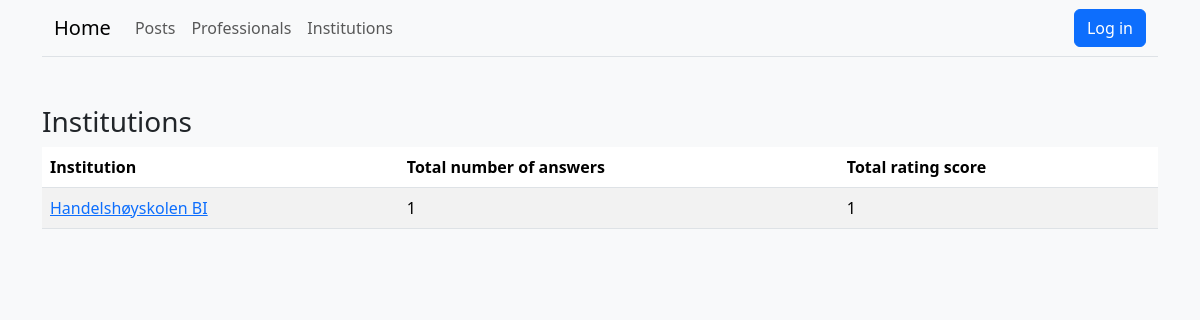
The page /institutions/ on the database as committed earlier.
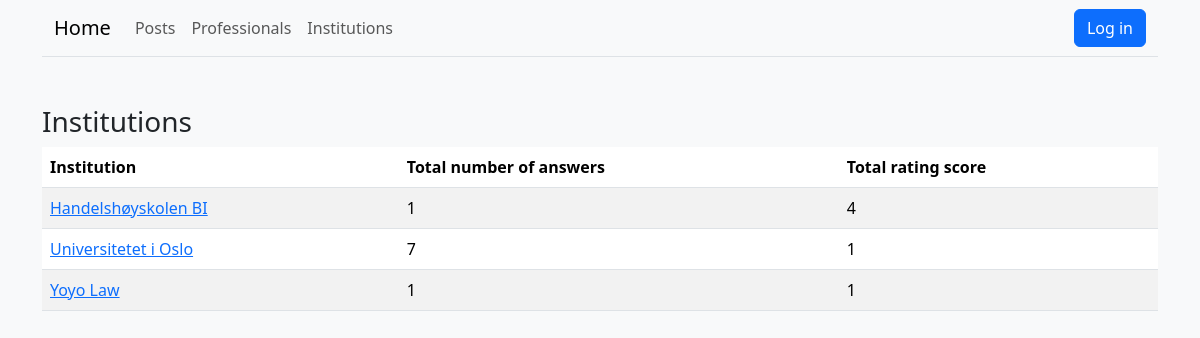
The same page on the database as committed later.
### profile_page/models.py (models this page shows)
class InstitutionProfile(models.Model):
    user = models.OneToOneField(User, on_delete=models.CASCADE, related_name="institution_profile")
    professionals = models.ManyToManyField(ProfessionalProfile, related_name="institutions", blank=True)

### accounts/models.py (models this page shows, shortened)
class User(AbstractUser):
    class Role(models.TextChoices):
        USER = ("user", "User")
        PROFESSIONAL = ("professional", "Professional")
        INSTITUTION = ("institution", "Institution")
    account_type = models.CharField(max_length=20, choices=Role.choices)

### core/views.py (the view)
# urls.py: path("institutions/", views.institutions_view, name="institutions_list")
def institutions_view(request):
    institutions = InstitutionProfile.objects.annotate(
        total_ratings=Coalesce(Sum("professionals__answers__ratings__value"), Value(0)),
        answer_count=Coalesce(Count("professionals__answers", distinct=True), Value(0))
    ).order_by("-total_ratings", "-answer_count")
    context = {
        "title" : "Professionals",
        "institutions" : institutions
    }
    return render(request, "core/institutions.html", context=context)

### core/templates/core/institutions.html
{% extends "base.html" %}
{% block content %}
<h3>Institutions</h3>
<table class="table table-striped">
    <thead>
        <tr>
            <th>Institution</th>
            <th>Total number of answers</th>
            <th>Total rating score</th>
        </tr>
    </thead>
    <tbody>
        {% for inst in institutions %}
            <tr>
                <td><a href="{% url 'view_profile' inst.user.id %}">{{ inst.user.first_name }}</a></td>
                <td>{{ inst.answer_count }}</td>
                <td>{{ inst.total_ratings }}</td>
            </tr>
        {% endfor %}
    </tbody>
</table>
{% endblock %}

Rows that differ between the two databases and show on the page:
changed InstitutionProfile "Handelshøyskolen BI": total_ratings "1" → "4"
added InstitutionProfile: user.first_name "Universitetet i Oslo", answer_count "7", total_ratings "1"
added InstitutionProfile: user.first_name "Yoyo Law", answer_count "1", total_ratings "1"
